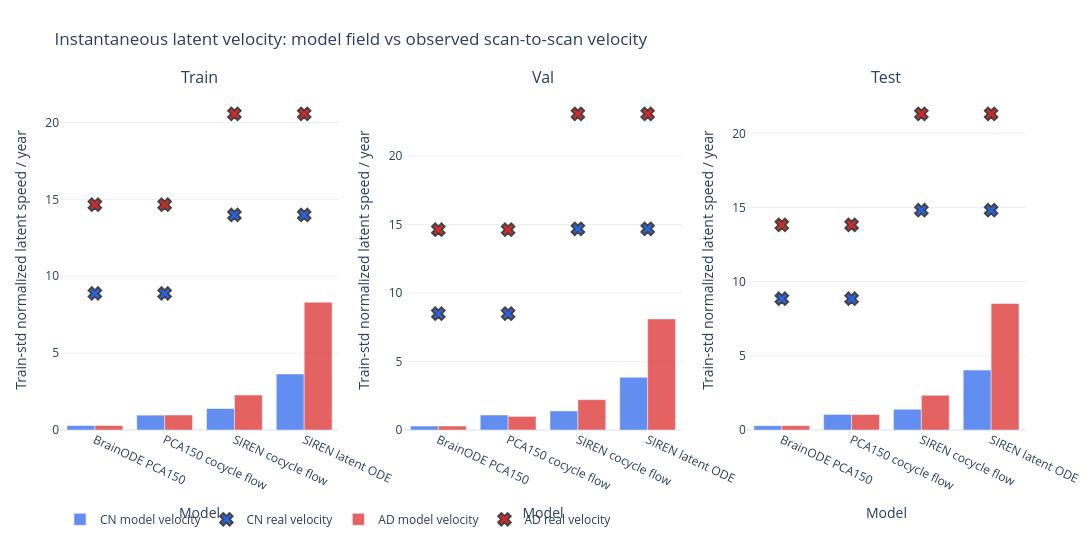
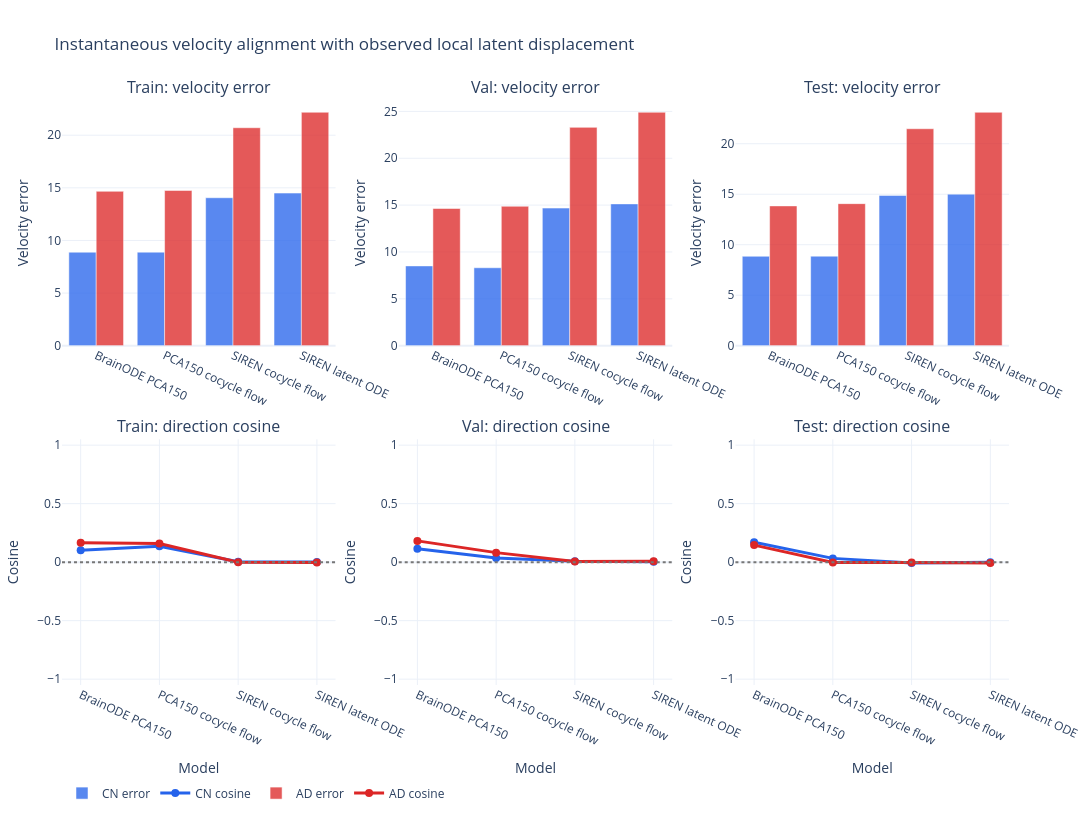
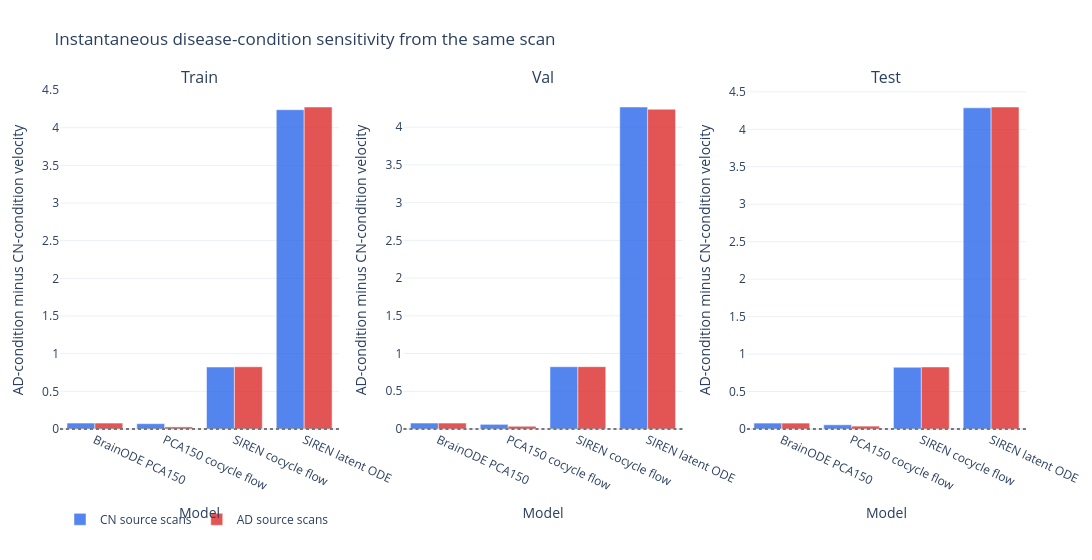

Notebook source saved alongside these figures, in order:
### Markdown cell above
## Instantaneous latent velocity

This section evaluates the local latent vector field at every observed scan. It does not decode meshes.

For cocycle flow models, the displayed velocity is the diagonal generator:

`G(z, t, t, c) / age_range_years`

For ODE models, the displayed velocity is the ODE vector field:

`f(z, t, c) / age_range_years`

The observed reference velocity is estimated from neighboring real scans in the same latent space.
PCA and SIREN latent speeds are not compared as raw units; the main plots use train-standardized
latent speed so each model is judged against its own representation scale.

### Code cell
display(Markdown(
    "### Build or load instantaneous velocity cache\n"
    "- **Input:** all train/val/test observed scan latents for BrainODE PCA150, PCA150 cocycle flow, SIREN cocycle flow, and SIREN latent ODE.\n"
    "- **Output:** per-scan instantaneous model velocity, observed scan-to-scan latent velocity, model-vs-real error, and CN-vs-AD condition gap.\n"
    "- **Calculation:** no mesh is generated. The cache is reused on later notebook runs unless the support script version changes."
))
velocity_tables = ctx.build_instantaneous_velocity_tables()
display(velocity_tables["summary"].head(18))
display(Markdown(
    f"Loaded `{len(velocity_tables['per_scan'])}` per-scan/condition velocity rows and "
    f"`{len(velocity_tables['condition_gap'])}` CN-vs-AD condition-gap rows."
))

display(Markdown(
    "### Model velocity magnitude vs real local velocity\n"
    "- **Input:** observed-condition rows only.\n"
    "- **Output:** bars show the model's median instantaneous latent speed; `x` markers show the median real scan-to-scan latent speed.\n"
    "- **Calculation:** speeds are divided by the training latent standard deviation component-by-component, then summarized as an L2 norm per year."
))
fig = ctx.plot_instantaneous_velocity_model_vs_real()
fig.show()
display(Markdown(
    "After this graph: if a model bar is far below the real marker for AD, the model is underestimating AD progression speed even if its future meshes look plausible."
))

display(Markdown(
    "### Velocity error and direction agreement\n"
    "- **Input:** observed-condition rows only.\n"
    "- **Output:** top row = median train-standardized velocity error; bottom row = median cosine similarity between model velocity and observed local velocity.\n"
    "- **Calculation:** cosine near `1` means the model moves in the same latent direction as the observed scan-to-scan change; near `0` means weak directional agreement."
))
fig = ctx.plot_instantaneous_velocity_alignment()
fig.show()
display(Markdown(
    "After this graph: this separates speed magnitude from direction. A model can have plausible speed but still move in the wrong latent direction."
))

display(Markdown(
    "### CN-vs-AD instantaneous condition gap\n"
    "- **Input:** the same source scan evaluated twice: once with CN condition and once with AD condition.\n"
    "- **Output:** `AD-conditioned speed - CN-conditioned speed`, grouped by source diagnosis and split.\n"
    "- **Calculation:** positive values mean the AD condition makes the instantaneous vector field faster than the CN condition for the same scan."
))
fig = ctx.plot_instantaneous_velocity_condition_gap()
fig.show()
display(ctx.instantaneous_velocity_condition_gap_summary())
display(Markdown(
    "After this graph: this is the direct local test of whether the condition label changes the velocity field in the expected disease direction."
))

display(Markdown(
    "### Velocity by age bin\n"
    "- **Input:** observed-condition rows only.\n"
    "- **Output:** median instantaneous model speed and median observed local speed by age bin, separated by CN and AD.\n"
    "- **Calculation:** this checks whether the learned vector field changes with age rather than only with diagnosis."
))
fig = ctx.plot_instantaneous_velocity_age_trend()
fig.show()
display(Markdown(
    "After this graph: a clinically useful disease-aging model should show both age-dependent behavior and stronger AD velocity than CN where the real data shows that pattern."
))

### Figure 1 — Plotly figure (JSON) as saved in the notebook; plotly's stock layout.template omitted (floating-point values rounded to 4 significant figures)
{"data": [{"legendgroup": "CN_model", "marker": {"color": "#2563eb"}, "name": "CN model velocity", "opacity": 0.72, "showlegend": true, "type": "bar", "x": ["BrainODE PCA150", "PCA150 cocycle flow", "SIREN cocycle flow", "SIREN latent ODE"], "xaxis": "x", "y": [0.2889, 0.9663, 1.397, 3.647], "yaxis": "y"}, {"legendgroup": "CN_real", "marker": {"color": "#2563eb", "line": {"width": 2}, "size": 11, "symbol": "x"}, "mode": "markers", "name": "CN real velocity", "showlegend": true, "type": "scatter", "x": ["BrainODE PCA150", "PCA150 cocycle flow", "SIREN cocycle flow", "SIREN latent ODE"], "xaxis": "x", "y": [8.878, 8.878, 13.98, 13.98], "yaxis": "y"}, {"legendgroup": "AD_model", "marker": {"color": "#dc2626"}, "name": "AD model velocity", "opacity": 0.72, "showlegend": true, "type": "bar", "x": ["BrainODE PCA150", "PCA150 cocycle flow", "SIREN cocycle flow", "SIREN latent ODE"], "xaxis": "x", "y": [0.2924, 0.9757, 2.276, 8.316], "yaxis": "y"}, {"legendgroup": "AD_real", "marker": {"color": "#dc2626", "line": {"width": 2}, "size": 11, "symbol": "x"}, "mode": "markers", "name": "AD real velocity", "showlegend": true, "type": "scatter", "x": ["BrainODE PCA150", "PCA150 cocycle flow", "SIREN cocycle flow", "SIREN latent ODE"], "xaxis": "x", "y": [14.65, 14.65, 20.56, 20.56], "yaxis": "y"}, {"legendgroup": "CN_model", "marker": {"color": "#2563eb"}, "name": "CN model velocity", "opacity": 0.72, "showlegend": false, "type": "bar", "x": ["BrainODE PCA150", "PCA150 cocycle flow", "SIREN cocycle flow", "SIREN latent ODE"], "xaxis": "x2", "y": [0.2887, 1.094, 1.395, 3.855], "yaxis": "y2"}, {"legendgroup": "CN_real", "marker": {"color": "#2563eb", "line": {"width": 2}, "size": 11, "symbol": "x"}, "mode": "markers", "name": "CN real velocity", "showlegend": false, "type": "scatter", "x": ["BrainODE PCA150", "PCA150 cocycle flow", "SIREN cocycle flow", "SIREN latent ODE"], "xaxis": "x2", "y": [8.491, 8.491, 14.69, 14.69], "yaxis": "y2"}, {"legendgroup": "AD_model", "marker": {"color": "#dc2626"}, "name": "AD model velocity", "opacity": 0.72, "showlegend": false, "type": "bar", "x": ["BrainODE PCA150", "PCA150 cocycle flow", "SIREN cocycle flow", "SIREN latent ODE"], "xaxis": "x2", "y": [0.2916, 0.9974, 2.216, 8.11], "yaxis": "y2"}, {"legendgroup": "AD_real", "marker": {"color": "#dc2626", "line": {"width": 2}, "size": 11, "symbol": "x"}, "mode": "markers", "name": "AD real velocity", "showlegend": false, "type": "scatter", "x": ["BrainODE PCA150", "PCA150 cocycle flow", "SIREN cocycle flow", "SIREN latent ODE"], "xaxis": "x2", "y": [14.62, 14.62, 23.08, 23.08], "yaxis": "y2"}, {"legendgroup": "CN_model", "marker": {"color": "#2563eb"}, "name": "CN model velocity", "opacity": 0.72, "showlegend": false, "type": "bar", "x": ["BrainODE PCA150", "PCA150 cocycle flow", "SIREN cocycle flow", "SIREN latent ODE"], "xaxis": "x3", "y": [0.2893, 1.052, 1.401, 4.039], "yaxis": "y3"}, {"legendgroup": "CN_real", "marker": {"color": "#2563eb", "line": {"width": 2}, "size": 11, "symbol": "x"}, "mode": "markers", "name": "CN real velocity", "showlegend": false, "type": "scatter", "x": ["BrainODE PCA150", "PCA150 cocycle flow", "SIREN cocycle flow", "SIREN latent ODE"], "xaxis": "x3", "y": [8.849, 8.849, 14.82, 14.82], "yaxis": "y3"}, {"legendgroup": "AD_model", "marker": {"color": "#dc2626"}, "name": "AD model velocity", "opacity": 0.72, "showlegend": false, "type": "bar", "x": ["BrainODE PCA150", "PCA150 cocycle flow", "SIREN cocycle flow", "SIREN latent ODE"], "xaxis": "x3", "y": [0.2924, 1.044, 2.342, 8.533], "yaxis": "y3"}, {"legendgroup": "AD_real", "marker": {"color": "#dc2626", "line": {"width": 2}, "size": 11, "symbol": "x"}, "mode": "markers", "name": "AD real velocity", "showlegend": false, "type": "scatter", "x": ["BrainODE PCA150", "PCA150 cocycle flow", "SIREN cocycle flow", "SIREN latent ODE"], "xaxis": "x3", "y": [13.83, 13.83, 21.31, 21.31], "yaxis": "y3"}], "layout": {"annotations": [{"font": {"size": 16}, "showarrow": false, "text": "Train", "x": 0.1444, "xanchor": "center", "xref": "paper", "y": 1, "yanchor": "bottom", "yref": "paper"}, {"font": {"size": 16}, "showarrow": false, "text": "Val", "x": 0.5, "xanchor": "center", "xref": "paper", "y": 1, "yanchor": "bottom", "yref": "paper"}, {"font": {"size": 16}, "showarrow": false, "text": "Test", "x": 0.8556, "xanchor": "center", "xref": "paper", "y": 1, "yanchor": "bottom", "yref": "paper"}], "barmode": "group", "height": 560, "legend": {"orientation": "h", "y": -0.22}, "margin": {"b": 130, "l": 60, "r": 20, "t": 90}, "title": {"text": "Instantaneous latent velocity: model field vs observed scan-to-scan velocity"}, "width": 1450, "xaxis": {"anchor": "y", "domain": [0, 0.2889], "tickangle": 25, "title": {"text": "Model"}}, "xaxis2": {"anchor": "y2", "domain": [0.3556, 0.6444], "tickangle": 25, "title": {"text": "Model"}}, "xaxis3": {"anchor": "y3", "domain": [0.7111, 1], "tickangle": 25, "title": {"text": "Model"}}, "yaxis": {"anchor": "x", "domain": [0, 1], "title": {"text": "Train-std normalized latent speed / year"}}, "yaxis2": {"anchor": "x2", "domain": [0, 1], "title": {"text": "Train-std normalized latent speed / year"}}, "yaxis3": {"anchor": "x3", "domain": [0, 1], "title": {"text": "Train-std normalized latent speed / year"}}}}

### Figure 2 — Plotly figure (JSON) as saved in the notebook; plotly's stock layout.template omitted (floating-point values rounded to 4 significant figures)
{"data": [{"legendgroup": "CN_error", "marker": {"color": "#2563eb"}, "name": "CN error", "opacity": 0.76, "showlegend": true, "type": "bar", "x": ["BrainODE PCA150", "PCA150 cocycle flow", "SIREN cocycle flow", "SIREN latent ODE"], "xaxis": "x", "y": [8.884, 8.89, 14.06, 14.5], "yaxis": "y"}, {"legendgroup": "CN_cosine", "line": {"color": "#2563eb", "width": 3}, "marker": {"size": 8}, "mode": "lines+markers", "name": "CN cosine", "showlegend": true, "type": "scatter", "x": ["BrainODE PCA150", "PCA150 cocycle flow", "SIREN cocycle flow", "SIREN latent ODE"], "xaxis": "x4", "y": [0.1025, 0.1363, 0.003926, 0.002254], "yaxis": "y4"}, {"legendgroup": "AD_error", "marker": {"color": "#dc2626"}, "name": "AD error", "opacity": 0.76, "showlegend": true, "type": "bar", "x": ["BrainODE PCA150", "PCA150 cocycle flow", "SIREN cocycle flow", "SIREN latent ODE"], "xaxis": "x", "y": [14.67, 14.75, 20.71, 22.18], "yaxis": "y"}, {"legendgroup": "AD_cosine", "line": {"color": "#dc2626", "width": 3}, "marker": {"size": 8}, "mode": "lines+markers", "name": "AD cosine", "showlegend": true, "type": "scatter", "x": ["BrainODE PCA150", "PCA150 cocycle flow", "SIREN cocycle flow", "SIREN latent ODE"], "xaxis": "x4", "y": [0.165, 0.1601, -0.0002378, -0.002183], "yaxis": "y4"}, {"legendgroup": "CN_error", "marker": {"color": "#2563eb"}, "name": "CN error", "opacity": 0.76, "showlegend": false, "type": "bar", "x": ["BrainODE PCA150", "PCA150 cocycle flow", "SIREN cocycle flow", "SIREN latent ODE"], "xaxis": "x2", "y": [8.514, 8.315, 14.68, 15.13], "yaxis": "y2"}, {"legendgroup": "CN_cosine", "line": {"color": "#2563eb", "width": 3}, "marker": {"size": 8}, "mode": "lines+markers", "name": "CN cosine", "showlegend": false, "type": "scatter", "x": ["BrainODE PCA150", "PCA150 cocycle flow", "SIREN cocycle flow", "SIREN latent ODE"], "xaxis": "x5", "y": [0.1148, 0.03453, 0.007332, 0.003876], "yaxis": "y5"}, {"legendgroup": "AD_error", "marker": {"color": "#dc2626"}, "name": "AD error", "opacity": 0.76, "showlegend": false, "type": "bar", "x": ["BrainODE PCA150", "PCA150 cocycle flow", "SIREN cocycle flow", "SIREN latent ODE"], "xaxis": "x2", "y": [14.64, 14.88, 23.29, 24.9], "yaxis": "y2"}, {"legendgroup": "AD_cosine", "line": {"color": "#dc2626", "width": 3}, "marker": {"size": 8}, "mode": "lines+markers", "name": "AD cosine", "showlegend": false, "type": "scatter", "x": ["BrainODE PCA150", "PCA150 cocycle flow", "SIREN cocycle flow", "SIREN latent ODE"], "xaxis": "x5", "y": [0.1818, 0.08136, 0.004685, 0.007831], "yaxis": "y5"}, {"legendgroup": "CN_error", "marker": {"color": "#2563eb"}, "name": "CN error", "opacity": 0.76, "showlegend": false, "type": "bar", "x": ["BrainODE PCA150", "PCA150 cocycle flow", "SIREN cocycle flow", "SIREN latent ODE"], "xaxis": "x3", "y": [8.858, 8.866, 14.88, 15.01], "yaxis": "y3"}, {"legendgroup": "CN_cosine", "line": {"color": "#2563eb", "width": 3}, "marker": {"size": 8}, "mode": "lines+markers", "name": "CN cosine", "showlegend": false, "type": "scatter", "x": ["BrainODE PCA150", "PCA150 cocycle flow", "SIREN cocycle flow", "SIREN latent ODE"], "xaxis": "x6", "y": [0.1706, 0.03219, -0.006546, 4.335e-05], "yaxis": "y6"}, {"legendgroup": "AD_error", "marker": {"color": "#dc2626"}, "name": "AD error", "opacity": 0.76, "showlegend": false, "type": "bar", "x": ["BrainODE PCA150", "PCA150 cocycle flow", "SIREN cocycle flow", "SIREN latent ODE"], "xaxis": "x3", "y": [13.85, 14.07, 21.49, 23.11], "yaxis": "y3"}, {"legendgroup": "AD_cosine", "line": {"color": "#dc2626", "width": 3}, "marker": {"size": 8}, "mode": "lines+markers", "name": "AD cosine", "showlegend": false, "type": "scatter", "x": ["BrainODE PCA150", "PCA150 cocycle flow", "SIREN cocycle flow", "SIREN latent ODE"], "xaxis": "x6", "y": [0.1455, -0.002966, -0.002034, -0.006225], "yaxis": "y6"}], "layout": {"annotations": [{"font": {"size": 16}, "showarrow": false, "text": "Train: velocity error", "x": 0.1444, "xanchor": "center", "xref": "paper", "y": 1, "yanchor": "bottom", "yref": "paper"}, {"font": {"size": 16}, "showarrow": false, "text": "Val: velocity error", "x": 0.5, "xanchor": "center", "xref": "paper", "y": 1, "yanchor": "bottom", "yref": "paper"}, {"font": {"size": 16}, "showarrow": false, "text": "Test: velocity error", "x": 0.8556, "xanchor": "center", "xref": "paper", "y": 1, "yanchor": "bottom", "yref": "paper"}, {"font": {"size": 16}, "showarrow": false, "text": "Train: direction cosine", "x": 0.1444, "xanchor": "center", "xref": "paper", "y": 0.42, "yanchor": "bottom", "yref": "paper"}, {"font": {"size": 16}, "showarrow": false, "text": "Val: direction cosine", "x": 0.5, "xanchor": "center", "xref": "paper", "y": 0.42, "yanchor": "bottom", "yref": "paper"}, {"font": {"size": 16}, "showarrow": false, "text": "Test: direction cosine", "x": 0.8556, "xanchor": "center", "xref": "paper", "y": 0.42, "yanchor": "bottom", "yref": "paper"}], "barmode": "group", "height": 820, "legend": {"orientation": "h", "y": -0.16}, "margin": {"b": 120, "l": 60, "r": 20, "t": 100}, "shapes": [{"line": {"color": "#777777", "dash": "dot"}, "type": "line", "x0": 0, "x1": 1, "xref": "x4 domain", "y0": 0, "y1": 0, "yref": "y4"}, {"line": {"color": "#777777", "dash": "dot"}, "type": "line", "x0": 0, "x1": 1, "xref": "x5 domain", "y0": 0, "y1": 0, "yref": "y5"}, {"line": {"color": "#777777", "dash": "dot"}, "type": "line", "x0": 0, "x1": 1, "xref": "x6 domain", "y0": 0, "y1": 0, "yref": "y6"}], "title": {"text": "Instantaneous velocity alignment with observed local latent displacement"}, "width": 1450, "xaxis": {"anchor": "y", "domain": [0, 0.2889], "tickangle": 25}, "xaxis2": {"anchor": "y2", "domain": [0.3556, 0.6444], "tickangle": 25}, "xaxis3": {"anchor": "y3", "domain": [0.7111, 1], "tickangle": 25}, "xaxis4": {"anchor": "y4", "domain": [0, 0.2889], "tickangle": 25, "title": {"text": "Model"}}, "xaxis5": {"anchor": "y5", "domain": [0.3556, 0.6444], "tickangle": 25, "title": {"text": "Model"}}, "xaxis6": {"anchor": "y6", "domain": [0.7111, 1], "tickangle": 25, "title": {"text": "Model"}}, "yaxis": {"anchor": "x", "domain": [0.58, 1], "title": {"text": "Velocity error"}}, "yaxis2": {"anchor": "x2", "domain": [0.58, 1], "title": {"text": "Velocity error"}}, "yaxis3": {"anchor": "x3", "domain": [0.58, 1], "title": {"text": "Velocity error"}}, "yaxis4": {"anchor": "x4", "domain": [0, 0.42], "range": [-1.05, 1.05], "title": {"text": "Cosine"}}, "yaxis5": {"anchor": "x5", "domain": [0, 0.42], "range": [-1.05, 1.05], "title": {"text": "Cosine"}}, "yaxis6": {"anchor": "x6", "domain": [0, 0.42], "range": [-1.05, 1.05], "title": {"text": "Cosine"}}}}

### Figure 3 — Plotly figure (JSON) as saved in the notebook; plotly's stock layout.template omitted (floating-point values rounded to 4 significant figures)
{"data": [{"legendgroup": "CN", "marker": {"color": "#2563eb"}, "name": "CN source scans", "opacity": 0.78, "showlegend": true, "type": "bar", "x": ["BrainODE PCA150", "PCA150 cocycle flow", "SIREN cocycle flow", "SIREN latent ODE"], "xaxis": "x", "y": [0.07914, 0.07083, 0.8232, 4.239], "yaxis": "y"}, {"legendgroup": "AD", "marker": {"color": "#dc2626"}, "name": "AD source scans", "opacity": 0.78, "showlegend": true, "type": "bar", "x": ["BrainODE PCA150", "PCA150 cocycle flow", "SIREN cocycle flow", "SIREN latent ODE"], "xaxis": "x", "y": [0.07891, 0.02779, 0.8265, 4.275], "yaxis": "y"}, {"legendgroup": "CN", "marker": {"color": "#2563eb"}, "name": "CN source scans", "opacity": 0.78, "showlegend": false, "type": "bar", "x": ["BrainODE PCA150", "PCA150 cocycle flow", "SIREN cocycle flow", "SIREN latent ODE"], "xaxis": "x2", "y": [0.07913, 0.06177, 0.8255, 4.267], "yaxis": "y2"}, {"legendgroup": "AD", "marker": {"color": "#dc2626"}, "name": "AD source scans", "opacity": 0.78, "showlegend": false, "type": "bar", "x": ["BrainODE PCA150", "PCA150 cocycle flow", "SIREN cocycle flow", "SIREN latent ODE"], "xaxis": "x2", "y": [0.07897, 0.03627, 0.8261, 4.238], "yaxis": "y2"}, {"legendgroup": "CN", "marker": {"color": "#2563eb"}, "name": "CN source scans", "opacity": 0.78, "showlegend": false, "type": "bar", "x": ["BrainODE PCA150", "PCA150 cocycle flow", "SIREN cocycle flow", "SIREN latent ODE"], "xaxis": "x3", "y": [0.0791, 0.0565, 0.8245, 4.287], "yaxis": "y3"}, {"legendgroup": "AD", "marker": {"color": "#dc2626"}, "name": "AD source scans", "opacity": 0.78, "showlegend": false, "type": "bar", "x": ["BrainODE PCA150", "PCA150 cocycle flow", "SIREN cocycle flow", "SIREN latent ODE"], "xaxis": "x3", "y": [0.07889, 0.03841, 0.8283, 4.298], "yaxis": "y3"}], "layout": {"annotations": [{"font": {"size": 16}, "showarrow": false, "text": "Train", "x": 0.1444, "xanchor": "center", "xref": "paper", "y": 1, "yanchor": "bottom", "yref": "paper"}, {"font": {"size": 16}, "showarrow": false, "text": "Val", "x": 0.5, "xanchor": "center", "xref": "paper", "y": 1, "yanchor": "bottom", "yref": "paper"}, {"font": {"size": 16}, "showarrow": false, "text": "Test", "x": 0.8556, "xanchor": "center", "xref": "paper", "y": 1, "yanchor": "bottom", "yref": "paper"}], "barmode": "group", "height": 560, "legend": {"orientation": "h", "y": -0.22}, "margin": {"b": 130, "l": 60, "r": 20, "t": 90}, "shapes": [{"line": {"color": "#777777", "dash": "dot"}, "type": "line", "x0": 0, "x1": 1, "xref": "x domain", "y0": 0, "y1": 0, "yref": "y"}, {"line": {"color": "#777777", "dash": "dot"}, "type": "line", "x0": 0, "x1": 1, "xref": "x2 domain", "y0": 0, "y1": 0, "yref": "y2"}, {"line": {"color": "#777777", "dash": "dot"}, "type": "line", "x0": 0, "x1": 1, "xref": "x3 domain", "y0": 0, "y1": 0, "yref": "y3"}], "title": {"text": "Instantaneous disease-condition sensitivity from the same scan"}, "width": 1450, "xaxis": {"anchor": "y", "domain": [0, 0.2889], "tickangle": 25, "title": {"text": "Model"}}, "xaxis2": {"anchor": "y2", "domain": [0.3556, 0.6444], "tickangle": 25, "title": {"text": "Model"}}, "xaxis3": {"anchor": "y3", "domain": [0.7111, 1], "tickangle": 25, "title": {"text": "Model"}}, "yaxis": {"anchor": "x", "domain": [0, 1], "title": {"text": "AD-condition minus CN-condition velocity"}}, "yaxis2": {"anchor": "x2", "domain": [0, 1], "title": {"text": "AD-condition minus CN-condition velocity"}}, "yaxis3": {"anchor": "x3", "domain": [0, 1], "title": {"text": "AD-condition minus CN-condition velocity"}}}}
